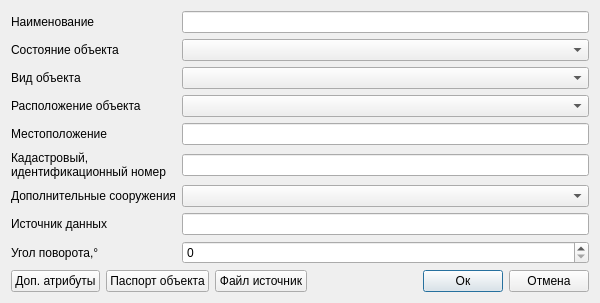
<?xml version="1.0" encoding="UTF-8"?>
<ui version="4.0">
 <class>Dialog</class>
 <widget class="QDialog" name="Dialog">
  <property name="geometry">
   <rect>
    <x>0</x>
    <y>0</y>
    <width>600</width>
    <height>303</height>
   </rect>
  </property>
  <property name="minimumSize">
   <size>
    <width>600</width>
    <height>300</height>
   </size>
  </property>
  <property name="windowTitle">
   <string>Объекты газоснабжения (маркер)</string>
  </property>
  <property name="accessibleName">
   <string notr="true">btnSave</string>
  </property>
  <layout class="QVBoxLayout" name="verticalLayout_2">
   <item>
    <layout class="QGridLayout" name="gridLayout_2">
     <item row="0" column="1">
      <layout class="QHBoxLayout" name="horizontalLayout_4">
       <item>
        <layout class="QGridLayout" name="gridLayout_3">
         <item row="8" column="0">
          <widget class="QLabel" name="label_25">
           <property name="text">
            <string>Источник данных</string>
           </property>
          </widget>
         </item>
         <item row="5" column="0">
          <widget class="QLabel" name="label">
           <property name="text">
            <string>Местоположение</string>
           </property>
          </widget>
         </item>
         <item row="4" column="1">
          <widget class="QgsCheckableComboBox" name="cbArrangement"/>
         </item>
         <item row="0" column="1">
          <widget class="QLineEdit" name="tbDenomination">
           <property name="clearButtonEnabled">
            <bool>true</bool>
           </property>
          </widget>
         </item>
         <item row="5" column="1">
          <widget class="QLineEdit" name="tbLocation">
           <property name="clearButtonEnabled">
            <bool>true</bool>
           </property>
          </widget>
         </item>
         <item row="8" column="1">
          <widget class="QLineEdit" name="tbDataSource">
           <property name="clearButtonEnabled">
            <bool>true</bool>
           </property>
          </widget>
         </item>
         <item row="6" column="1">
          <widget class="QLineEdit" name="tbCadastralNumber">
           <property name="clearButtonEnabled">
            <bool>true</bool>
           </property>
          </widget>
         </item>
         <item row="1" column="1">
          <widget class="QComboBox" name="cbObjectState">
           <property name="accessibleName">
            <string notr="true">cbPipeType</string>
           </property>
          </widget>
         </item>
         <item row="7" column="1">
          <widget class="QComboBox" name="cbAdditionalStructures"/>
         </item>
         <item row="4" column="0">
          <widget class="QLabel" name="label_22">
           <property name="text">
            <string>Расположение объекта</string>
           </property>
          </widget>
         </item>
         <item row="2" column="0">
          <widget class="QLabel" name="label_11">
           <property name="text">
            <string>Вид объекта</string>
           </property>
          </widget>
         </item>
         <item row="1" column="0">
          <widget class="QLabel" name="label_12">
           <property name="text">
            <string>Состояние объекта</string>
           </property>
          </widget>
         </item>
         <item row="0" column="0">
          <widget class="QLabel" name="label_10">
           <property name="text">
            <string>Наименование</string>
           </property>
          </widget>
         </item>
         <item row="7" column="0">
          <widget class="QLabel" name="label_4">
           <property name="text">
            <string>Дополнительные сооружения</string>
           </property>
          </widget>
         </item>
         <item row="2" column="1">
          <widget class="QComboBox" name="cbObjectType">
           <property name="accessibleName">
            <string notr="true">cbPipeType</string>
           </property>
          </widget>
         </item>
         <item row="6" column="0">
          <widget class="QLabel" name="label_24">
           <property name="text">
            <string>Кадастровый, 
идентификационный номер</string>
           </property>
          </widget>
         </item>
         <item row="9" column="0">
          <widget class="QLabel" name="rotationLabel">
           <property name="text">
            <string>Угол поворота,°</string>
           </property>
          </widget>
         </item>
         <item row="9" column="1">
          <widget class="QgsSpinBox" name="sbRotation">
           <property name="maximum">
            <number>359</number>
           </property>
           <property name="clearValue">
            <bool>true</bool>
           </property>
          </widget>
         </item>
        </layout>
       </item>
      </layout>
     </item>
     <item row="3" column="1">
      <layout class="QHBoxLayout" name="horizontalLayout">
       <item>
        <widget class="QPushButton" name="btnAdditionalAttributes">
         <property name="text">
          <string>Доп. атрибуты</string>
         </property>
        </widget>
       </item>
       <item>
        <widget class="QPushButton" name="btnObjectPassport">
         <property name="text">
          <string>Паспорт объекта</string>
         </property>
        </widget>
       </item>
       <item>
        <widget class="QPushButton" name="btnDownloadFiles">
         <property name="text">
          <string>Файл источник</string>
         </property>
        </widget>
       </item>
       <item>
        <spacer name="horizontalSpacer">
         <property name="orientation">
          <enum>Qt::Horizontal</enum>
         </property>
         <property name="sizeHint" stdset="0">
          <size>
           <width>40</width>
           <height>20</height>
          </size>
         </property>
        </spacer>
       </item>
       <item>
        <widget class="QPushButton" name="btnOk">
         <property name="accessibleName">
          <string notr="true">btnSave</string>
         </property>
         <property name="text">
          <string>Ок</string>
         </property>
         <property name="default">
          <bool>true</bool>
         </property>
        </widget>
       </item>
       <item>
        <widget class="QPushButton" name="btnCancel">
         <property name="accessibleName">
          <string notr="true">btnCancel</string>
         </property>
         <property name="text">
          <string>Отмена</string>
         </property>
        </widget>
       </item>
      </layout>
     </item>
     <item row="2" column="1">
      <layout class="QHBoxLayout" name="horizontalLayout_2">
       <item>
        <spacer name="verticalSpacer">
         <property name="orientation">
          <enum>Qt::Vertical</enum>
         </property>
         <property name="sizeHint" stdset="0">
          <size>
           <width>20</width>
           <height>40</height>
          </size>
         </property>
        </spacer>
       </item>
      </layout>
     </item>
    </layout>
   </item>
  </layout>
 </widget>
 <customwidgets>
  <customwidget>
   <class>QgsCheckableComboBox</class>
   <extends>QComboBox</extends>
   <header>qgscheckablecombobox.h</header>
  </customwidget>
  <customwidget>
   <class>QgsSpinBox</class>
   <extends>QSpinBox</extends>
   <header>qgsspinbox.h</header>
  </customwidget>
 </customwidgets>
 <tabstops>
  <tabstop>tbDenomination</tabstop>
  <tabstop>cbObjectState</tabstop>
  <tabstop>cbObjectType</tabstop>
  <tabstop>cbArrangement</tabstop>
  <tabstop>tbLocation</tabstop>
  <tabstop>tbCadastralNumber</tabstop>
  <tabstop>cbAdditionalStructures</tabstop>
  <tabstop>tbDataSource</tabstop>
  <tabstop>sbRotation</tabstop>
  <tabstop>btnAdditionalAttributes</tabstop>
  <tabstop>btnObjectPassport</tabstop>
  <tabstop>btnDownloadFiles</tabstop>
  <tabstop>btnOk</tabstop>
  <tabstop>btnCancel</tabstop>
 </tabstops>
 <resources/>
 <connections/>
</ui>
